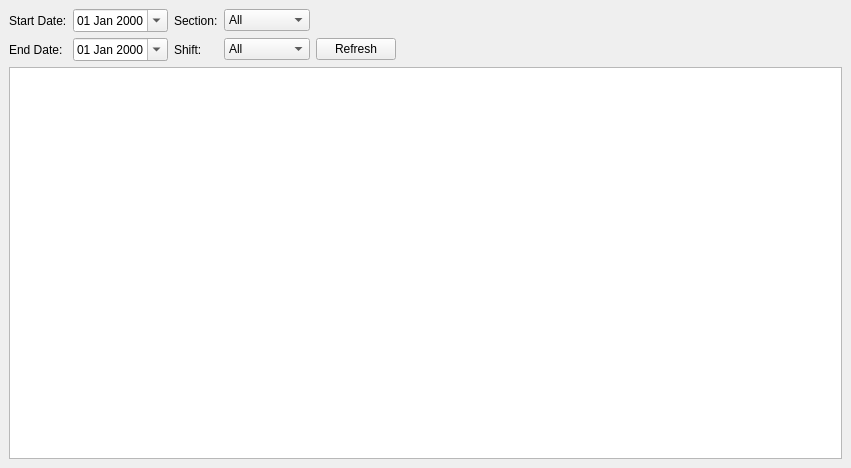
<?xml version="1.0" encoding="UTF-8"?>
<ui version="4.0">
 <class>finishing_report</class>
 <widget class="QMainWindow" name="finishing_report">
  <property name="geometry">
   <rect>
    <x>0</x>
    <y>0</y>
    <width>851</width>
    <height>468</height>
   </rect>
  </property>
  <property name="windowTitle">
   <string>Report</string>
  </property>
  <property name="windowIcon">
   <iconset resource="../../universal/OpenRPT/images/OpenRPTWrtembed.qrc">
    <normaloff>:/OpenRPT/icons/filed_32.png</normaloff>:/OpenRPT/icons/filed_32.png</iconset>
  </property>
  <widget class="QWidget" name="centralwidget">
   <layout class="QVBoxLayout" name="verticalLayout">
    <item>
     <layout class="QGridLayout" name="gridLayout">
      <item row="0" column="2">
       <widget class="QLabel" name="label_3">
        <property name="text">
         <string>Section:</string>
        </property>
       </widget>
      </item>
      <item row="1" column="2">
       <widget class="QLabel" name="label_4">
        <property name="text">
         <string>Shift:</string>
        </property>
       </widget>
      </item>
      <item row="0" column="1">
       <widget class="QDateEdit" name="dtpStartDate">
        <property name="displayFormat">
         <string>dd MMM yyyy</string>
        </property>
        <property name="calendarPopup">
         <bool>true</bool>
        </property>
       </widget>
      </item>
      <item row="0" column="0">
       <widget class="QLabel" name="label">
        <property name="text">
         <string>Start Date:</string>
        </property>
       </widget>
      </item>
      <item row="1" column="1">
       <widget class="QDateEdit" name="dtpEndDate">
        <property name="displayFormat">
         <string>dd MMM yyyy</string>
        </property>
        <property name="calendarPopup">
         <bool>true</bool>
        </property>
       </widget>
      </item>
      <item row="1" column="0">
       <widget class="QLabel" name="label_2">
        <property name="text">
         <string>End Date:</string>
        </property>
       </widget>
      </item>
      <item row="1" column="3">
       <widget class="QComboBox" name="cboShift">
        <item>
         <property name="text">
          <string>All</string>
         </property>
        </item>
        <item>
         <property name="text">
          <string>Day</string>
         </property>
        </item>
        <item>
         <property name="text">
          <string>Night</string>
         </property>
        </item>
       </widget>
      </item>
      <item row="0" column="3">
       <widget class="QComboBox" name="cboSection">
        <item>
         <property name="text">
          <string>All</string>
         </property>
        </item>
        <item>
         <property name="text">
          <string>Gluing - H</string>
         </property>
        </item>
        <item>
         <property name="text">
          <string>Gluing - M</string>
         </property>
        </item>
        <item>
         <property name="text">
          <string>Stitching</string>
         </property>
        </item>
        <item>
         <property name="text">
          <string>Peeling</string>
         </property>
        </item>
       </widget>
      </item>
      <item row="1" column="4">
       <widget class="QPushButton" name="cmdRefresh">
        <property name="text">
         <string>Refresh</string>
        </property>
       </widget>
      </item>
      <item row="1" column="5">
       <spacer name="horizontalSpacer">
        <property name="orientation">
         <enum>Qt::Horizontal</enum>
        </property>
        <property name="sizeHint" stdset="0">
         <size>
          <width>40</width>
          <height>20</height>
         </size>
        </property>
       </spacer>
      </item>
     </layout>
    </item>
    <item>
     <widget class="QTextBrowser" name="txtData"/>
    </item>
   </layout>
  </widget>
 </widget>
 <resources>
  <include location="../../universal/OpenRPT/images/OpenRPTWrtembed.qrc"/>
 </resources>
 <connections/>
</ui>
